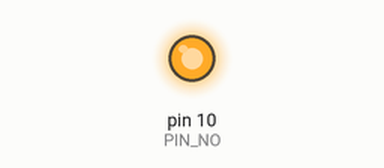
Recording of a sketch running on a simulated Arduino Uno, built with avr-gcc and run on an emulated ATmega328P. Parts: output pins drawn as LEDs (lit = HIGH).

Above: at 2.5 s.
At 7.5 s:
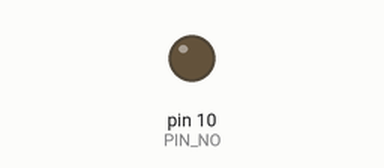
Timing chart, 0 to 13.0 s (numbered marks = the images above):
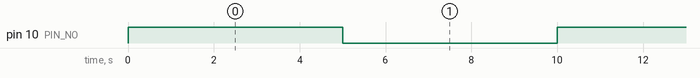

Measured:
- by itself, pin 10 (PIN_NO): alternates HIGH for 5.0 s and LOW for 5.0 s

The sketch:

singleLED.ino
```cpp
int PIN_NO = 10; // Pin to which the LED is connected.
int DURATION = 5000; // How long the LED will shine for, ms.
int PAUSE_DURATION = 5000; // How much time to wait between consecutive blinks, ms.

int lightDiode(int pinNo, int duration, int pauseDuration)
{
  /* Light a diode connected to a pin for a specified duration.
  @param pinNo - number of the pin where the diode is connecetd.
  @param duration - for how long the diode is supposed to shine
    in miliseconds
  @param pauseDuration - how long to wait after lighting the diode, ms
    */
  digitalWrite(pinNo, HIGH); // Set the desired pin high...
  delay(duration); // ...wait...
  digitalWrite(pinNo, LOW); // ...and we're done.
  delay(pauseDuration);
  return 0;
}

void setup(void)
{
  /* Called when Arduino starts up. */
  pinMode(PIN_NO, OUTPUT); // This pin will be set high and low to blink the LED.
}

void loop(void)
{
  /* Called repeatedly whilst Arduino is active. */
  lightDiode(PIN_NO, DURATION, PAUSE_DURATION);
}
```
